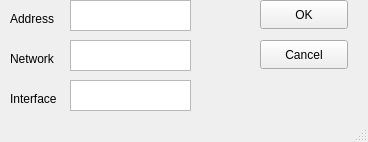
<?xml version="1.0" encoding="UTF-8"?>
<ui version="4.0">
 <class>MainWindow</class>
 <widget class="QMainWindow" name="MainWindow">
  <property name="geometry">
   <rect>
    <x>0</x>
    <y>0</y>
    <width>368</width>
    <height>142</height>
   </rect>
  </property>
  <property name="windowTitle">
   <string>new address</string>
  </property>
  <widget class="QWidget" name="centralwidget">
   <widget class="QLabel" name="label">
    <property name="geometry">
     <rect>
      <x>10</x>
      <y>10</y>
      <width>56</width>
      <height>17</height>
     </rect>
    </property>
    <property name="text">
     <string>Address</string>
    </property>
   </widget>
   <widget class="QTextEdit" name="addressField">
    <property name="geometry">
     <rect>
      <x>70</x>
      <y>0</y>
      <width>121</width>
      <height>31</height>
     </rect>
    </property>
   </widget>
   <widget class="QTextEdit" name="networkField">
    <property name="geometry">
     <rect>
      <x>70</x>
      <y>40</y>
      <width>121</width>
      <height>31</height>
     </rect>
    </property>
   </widget>
   <widget class="QLabel" name="label_2">
    <property name="geometry">
     <rect>
      <x>10</x>
      <y>50</y>
      <width>56</width>
      <height>17</height>
     </rect>
    </property>
    <property name="text">
     <string>Network</string>
    </property>
   </widget>
   <widget class="QTextEdit" name="interfaceField">
    <property name="geometry">
     <rect>
      <x>70</x>
      <y>80</y>
      <width>121</width>
      <height>31</height>
     </rect>
    </property>
   </widget>
   <widget class="QLabel" name="label_4">
    <property name="geometry">
     <rect>
      <x>10</x>
      <y>90</y>
      <width>56</width>
      <height>17</height>
     </rect>
    </property>
    <property name="text">
     <string>Interface</string>
    </property>
   </widget>
   <widget class="QPushButton" name="okButton">
    <property name="geometry">
     <rect>
      <x>260</x>
      <y>0</y>
      <width>88</width>
      <height>29</height>
     </rect>
    </property>
    <property name="text">
     <string>OK</string>
    </property>
   </widget>
   <widget class="QPushButton" name="cancelButton">
    <property name="geometry">
     <rect>
      <x>260</x>
      <y>40</y>
      <width>88</width>
      <height>29</height>
     </rect>
    </property>
    <property name="text">
     <string>Cancel</string>
    </property>
   </widget>
  </widget>
  <widget class="QStatusBar" name="statusbar"/>
 </widget>
 <resources/>
 <connections/>
</ui>
